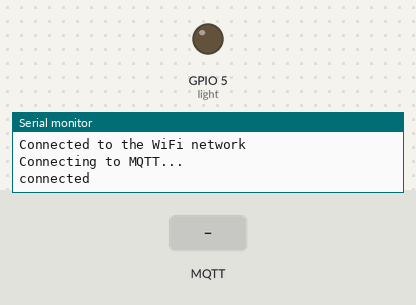
Recording of a sketch running on a simulated ESP8266 (Wemos D1 mini). Parts: output pins drawn as LEDs (lit = HIGH), the last lines printed to the serial monitor. Inputs (shaded band) come from the test bench. WiFi joins after 1.5 s; servers stay silent unless stated; no MQTT or app messages arrive unless stated.

Above: at 2.7 s.
2.8 s: MQTT message "1" arrives on the first subscribed topic
At 4.0 s:
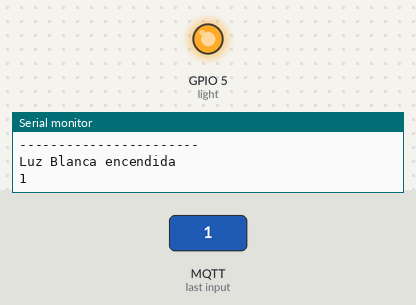
4.3 s: MQTT message "0" arrives on the first subscribed topic
At 5.4 s:
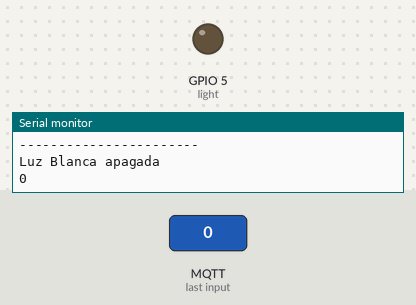
Timing chart, 0 to 7.3 s (numbered marks = the images above; inputs shaded):
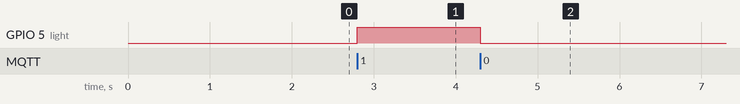

The sketch:

one-button-switch.ino
```cpp
#include <ESP8266WiFi.h>
#include <PubSubClient.h>

// Parameters to modify for WiFi and MQTT

const char* ssid = "TMNL-935A51"; // Enter the WiFi name
const char* password =  "JEY63L53AC8DTWNQ"; // Enter WiFi password
const char* mqttServer = "192.168.1.110"; // ip address of the MQTT server
const int mqttPort = 1883; // port MQTT server
const char* mqttUser = "mqttserver";
const char* mqttPassword = "mqttserver";
char main_topic[] = "One_button";
char aux_topic[] = "uno_aux";

// Pin of the relay is 5 on R1D1 WEMOS

int light = 5;


WiFiClient espClient;
PubSubClient client(espClient);

char recv_payload[] = " ";  //

void setup() {

  Serial.begin(115200);

  pinMode(light , OUTPUT) ;

  WiFi.begin(ssid, password);

  while (WiFi.status() != WL_CONNECTED) {
    delay(500);
    Serial.println("Connecting to WiFi..");
  }
  Serial.println("Connected to the WiFi network");

  client.setServer(mqttServer, mqttPort);
  client.setCallback(callback);

  while (!client.connected()) {
    Serial.println("Connecting to MQTT...");

    if (client.connect("ESP8266Client", mqttUser, mqttPassword )) {

      Serial.println("connected");

    } else {

      Serial.print("failed with state ");
      Serial.print(client.state());
      delay(2000);

    }
  }

  client.publish("log", "Luz blanca connected"); //Topic name

  client.subscribe(main_topic);

}

void callback(char* topic, byte* payload, unsigned int length) {

  recv_payload[0] = (char)payload[0];

  Serial.print("Message arrived in topic: ");
  Serial.println(topic);

  Serial.print("Message:");
  for (int i = 0; i < length; i++) {
    Serial.print((char)payload[i]);
  }

  Serial.println();
  Serial.println("-----------------------");

}

void loop() {
  client.loop();

  if(recv_payload[0] == '1'){
    digitalWrite(light, HIGH);
    Serial.println("Luz Blanca encendida");
    Serial.println(recv_payload);
    client.publish(aux_topic, "1");
    }
    else if(recv_payload[0] == '0'){
      digitalWrite(light,LOW);
      Serial.println("Luz Blanca apagada");
      Serial.println(recv_payload);
      client.publish(aux_topic, "0");
      }
      else if(recv_payload[0] != '1' && recv_payload[0] != '0' && recv_payload[0] != ' '){
        Serial.println("Input no conocido");
        Serial.println(recv_payload);
        }

  recv_payload[0] = ' ';
}
```

Measured:
- after the input at 2.8 s, GPIO 5 (light): LOW → HIGH at once
- after the input at 4.3 s, GPIO 5 (light): HIGH → LOW at once
